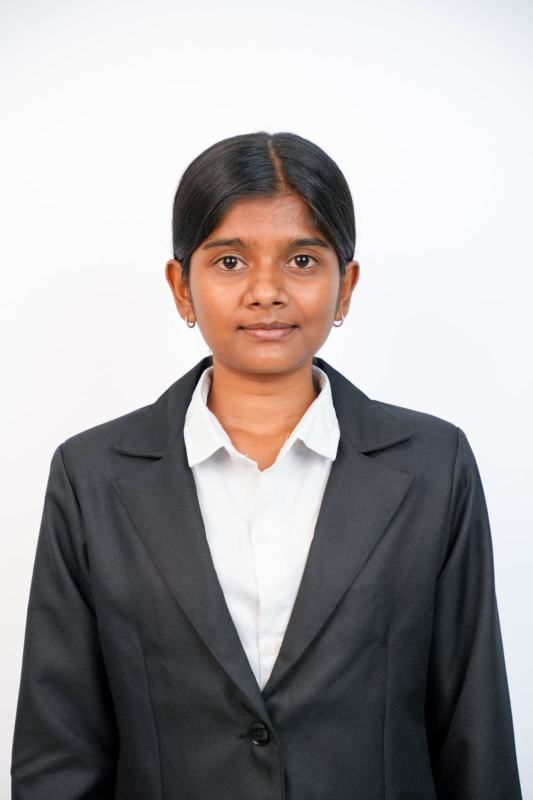
#> input picture Prasanna.jpeg, 1066 x 1600 px (shown at 1/2 size)
$ python -i live_face_test.py   (imports and definitions only)
#> lines starting #> are read from the running program, lines starting #| are printed output that depends on the picture
#> further down, picture is the input picture: shape (1600, 1066, 3); mean B, G, R 160.7, 160.7, 164.7
"""
ATM Facial Biometric Authentication Terminal (ArcFace Multi-Domain + Night Vision Boost + Sci-Fi HUD)
------------------------------------------------------------------------------------------------------
Single Self-Contained Script (live_face_test.py)

Features:
  1. Multi-Domain ArcFace 512-D Embeddings (Standard RGB + Night-Enhanced + Grayscale Equalized).
  2. Multi-Stage Low-Light Auto-Brightness Enhancement Engine for pitch-black / night conditions.
  3. Adaptive Night-Vision Threshold & Multi-Detector Cascade Fallback ('mtcnn' -> 'opencv' -> 'ssd').
  4. High-Resolution 1280x740 Sci-Fi ATM Terminal Canvas with Cybernetic Background & Ambient Particles.
  5. Glassmorphism Camera Viewport with Corner Reticles, Facial Target Ring, & Animated Laser Scanline.
  6. Registered Customer Profile Card (loads reference image thumbnail & ArcFace status).
  7. Real-time Authentication HUD Metrics (Cosine Similarity Bar, Distance Gauge, Lux Level, Security Shield).
  8. Non-blocking Audio Harmony Chime & Windows Speech Synthesizer Voice Announcement.
"""

import os
import sys
import threading
import queue
import time
import math
import subprocess

# Ensure UTF-8 output encoding for Windows console
# [4 lines not run here, left out]

# Silence TensorFlow / DeepFace verbose logging
os.environ['TF_CPP_MIN_LOG_LEVEL'] = '3'
os.environ['TF_ENABLE_ONEDNN_OPTS'] = '0'

import cv2
import numpy as np
from deepface import DeepFace
from sklearn.metrics.pairwise import cosine_similarity

# Windows Audio system chime sound player
try:
    import winsound
    HAS_WINSOUND = True
except ImportError:
    HAS_WINSOUND = False

# ---------------------------------------------------------
# Global Parameters & Configuration
# ---------------------------------------------------------
DAY_THRESHOLD = 0.60    # Normal daylight cosine matching threshold (60%)
NIGHT_THRESHOLD = 0.50  # Night vision adaptive cosine matching threshold (50%)
DETECTOR_BACKEND = "mtcnn"
IMAGE_EXTENSIONS = ('.jpg', '.jpeg', '.png')
LOW_LIGHT_THRESHOLD = 90.0  # Luminance threshold for auto night-vision boost

CANVAS_W = 1280
CANVAS_H = 740

CAM_VIEW_W = 640
CAM_VIEW_H = 480
CAM_VIEW_X = (CANVAS_W - CAM_VIEW_W) // 2  # 320
CAM_VIEW_Y = 100

# Color Palette (BGR format for OpenCV)
COLOR_BG_DARK = (15, 11, 7)          # Very dark midnight blue/black
COLOR_CYAN = (255, 240, 0)          # Cyber Cyan (BGR)
COLOR_EMERALD = (127, 255, 0)       # Bright Emerald Green (BGR)
COLOR_AMBER = (0, 191, 255)         # Warm Amber Gold (BGR)
COLOR_CRIMSON = (80, 50, 255)       # Crimson Red (BGR)
COLOR_TEXT_WHITE = (245, 245, 245)
COLOR_TEXT_MUTED = (180, 160, 140)
COLOR_PANEL_BG = (28, 20, 14)


# [59 lines left out: functions play_atm_success_chime, find_reference_image, not called in this run]


def enhance_low_light(frame, threshold=LOW_LIGHT_THRESHOLD):
    """
    Multi-Stage Low-Light & Dark Environment Face Enhancer.
    Combines Dynamic Range Stretching, CLAHE Equalization, Power-Law Gamma LUT,
    Bilateral Denoising, and Unsharp Sharpening for maximum facial visibility in pitch dark conditions.
    """
#> called with threshold = 90
    if frame is None:
        return frame, False, 0.0

    lab = cv2.cvtColor(frame, cv2.COLOR_BGR2LAB)
#> lab: shape (1600, 1066, 3); mean of channels 0, 1, 2 164.4, 129.8, 128.6
    l_channel, a, b = cv2.split(lab)
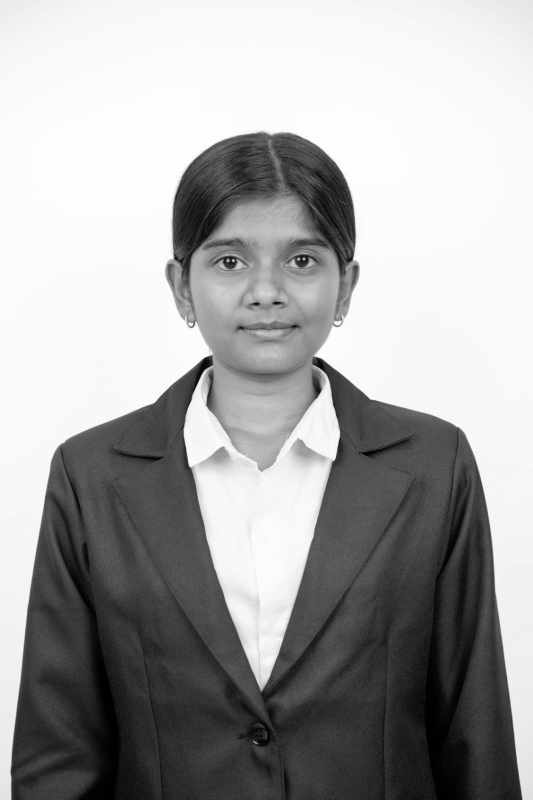
#> l_channel: shape (1600, 1066) (shown at 1/2 size); min 0, max 255, mean 164.4
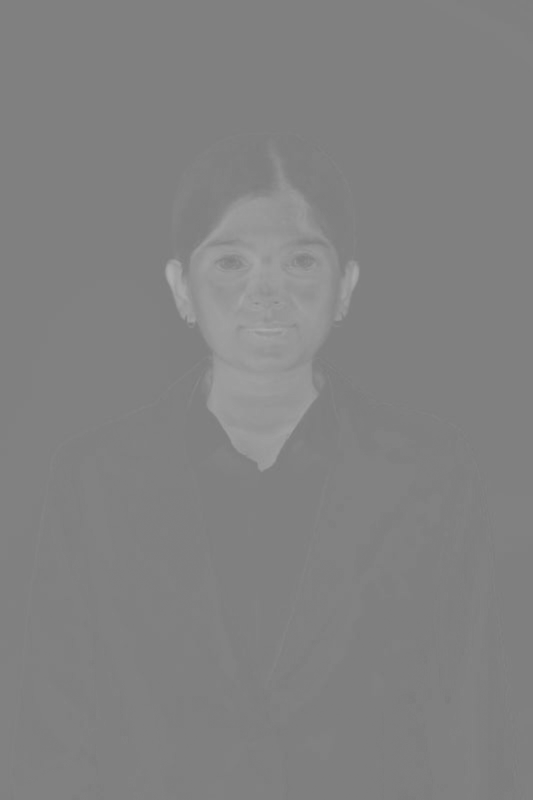
#> a: shape (1600, 1066) (shown at 1/2 size); min 122, max 175, mean 129.8
    mean_luminance = float(np.mean(l_channel))
#> mean_luminance = 164.4

    is_low_light = mean_luminance < threshold
#> is_low_light = False

    if is_low_light:
        # Stage 1: Dynamic Percentile Contrast Stretching
        p_low, p_high = np.percentile(l_channel, (1, 99))
        if p_high > p_low:
            l_stretched = np.clip((l_channel.astype(np.float32) - p_low) * (255.0 / (p_high - p_low + 1e-5)), 0, 255).astype(np.uint8)
        else:
            l_stretched = l_channel.copy()

        # Stage 2: Adaptive CLAHE Equalization
        clip_limit = 6.0 if mean_luminance < 45.0 else 4.0
        clahe = cv2.createCLAHE(clipLimit=clip_limit, tileGridSize=(8, 8))
        cl = clahe.apply(l_stretched)

        # Stage 3: Aggressive Power-Law Gamma LUT
        gamma = max(0.20, min(3.8, 160.0 / (mean_luminance + 1e-5)))
        inv_gamma = 1.0 / gamma
        lut = np.array([((i / 255.0) ** inv_gamma) * 255 for i in np.arange(0, 256)]).astype("uint8")
        cl = cv2.LUT(cl, lut)

        # Stage 4: Denoise + Unsharp Mask
        denoised = cv2.bilateralFilter(cl, d=5, sigmaColor=35, sigmaSpace=35)
        gaussian = cv2.GaussianBlur(denoised, (0, 0), 2.0)
        sharpened = cv2.addWeighted(denoised, 1.4, gaussian, -0.4, 0)

        enhanced_lab = cv2.merge((sharpened, a, b))
        enhanced_frame = cv2.cvtColor(enhanced_lab, cv2.COLOR_LAB2BGR)
        return enhanced_frame, True, mean_luminance

    return frame, False, mean_luminance


# [121 lines left out: functions generate_multi_reference_embeddings, compute_best_cosine_similarity, check_face_alignment, not called in this run]


class AsyncFaceRecognizer(threading.Thread):
    """Background thread performing non-blocking Multi-Domain ArcFace facial evaluation."""
    # [44 lines left out: functions __init__, push_frame, get_latest_results, not called in this run]

    def stop(self):
        self.running = False

    # [275 lines left out: functions run, create_cyber_background, draw_styled_corner_box, draw_target_ring, draw_panel_card, draw_verification_badge and 1 more, not called in this run]


LAST_FAILURE_AUDIO_TIME = 0

# [420 lines left out: functions play_atm_failure_chime, draw_atm_failed_modal, create_reference_thumbnail, main, not called in this run]


# [2 lines not run here, left out]

>>> import cv2
>>> picture = cv2.imread('Prasanna.jpeg')
>>> result = enhance_low_light(picture)
